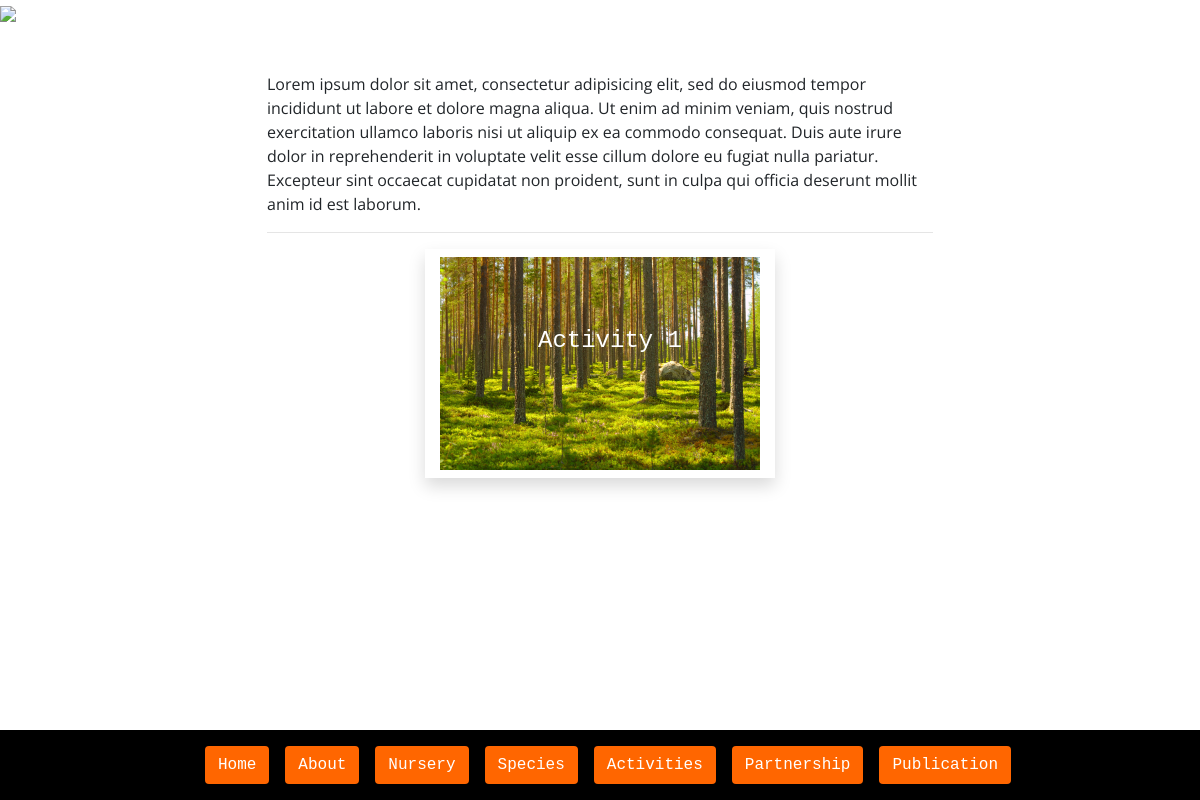
The page /activity/activity_index/ on the database as committed earlier.
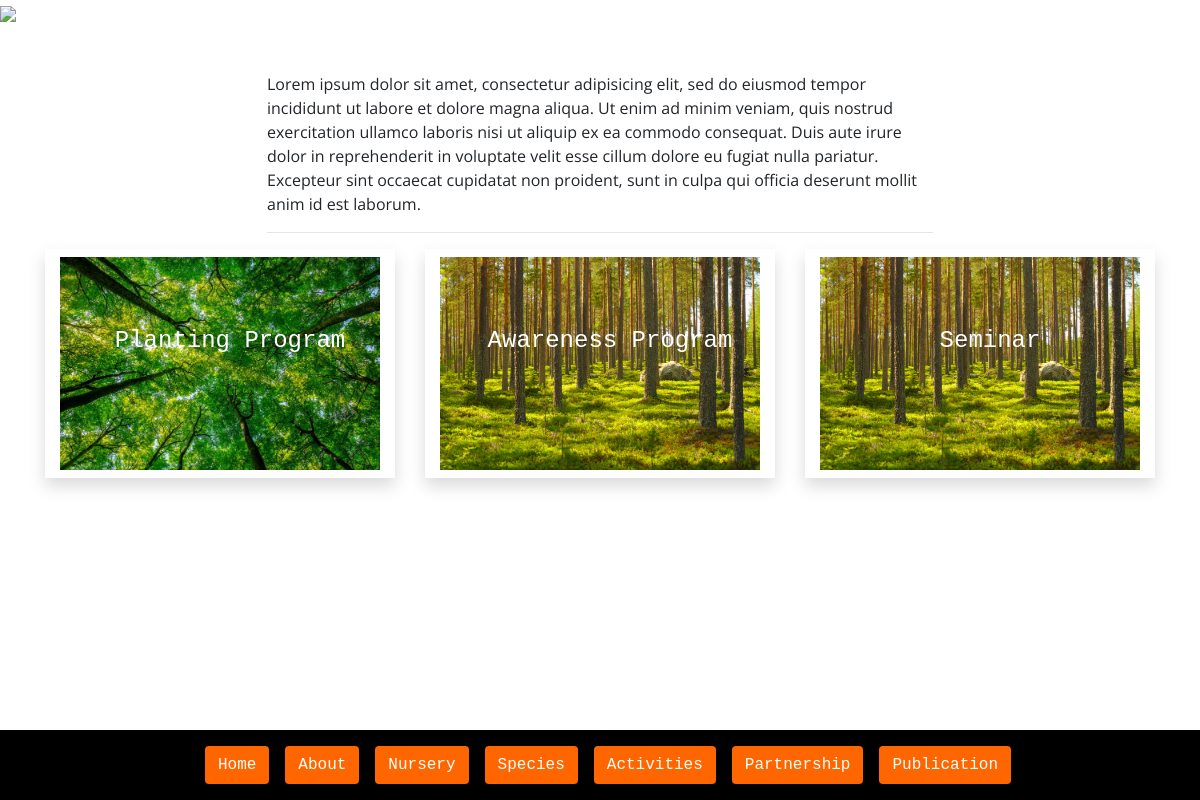
The same page on the database as committed later.
### activity/models.py (models this page shows, shortened)
class Activity(models.Model):
	date_created = models.DateTimeField(auto_now_add=True)
	date_held = models.CharField(max_length=100)
	name = models.CharField(max_length=200)
	location = models.CharField(max_length=100)
	participant = models.CharField(max_length=200)
	description = models.TextField()
	activity_img = models.ImageField('Activity image', null=True, blank=True, upload_to='activity_img/')
	class Meta:
		ordering = ['-date_created']

### activity/views.py (the view)
# urls.py: path('activity_index/', ActivityIndexView.as_view(), name='activity_index'),
class ActivityIndexView(ListView):
	model = Activity
	template_name = 'activity/activity_index.html'

### activity/templates/activity/activity_index.html (shortened to what this page needs)
{% extends 'base_en.html' %}
{% load static %}
{% block content %}
<div class="container-fluid position-relative p-0">
	<img class="w-100" src="{% static 'img/activity_showcase.png' %}">
</div>
<div class="container fade-in mt-4">
	<br>
	<div class="custom-div">
		<p>Lorem ipsum dolor sit amet, consectetur adipisicing elit, sed do eiusmod
		tempor incididunt ut labore et dolore magna aliqua. Ut enim ad minim veniam,
		quis nostrud exercitation ullamco laboris nisi ut aliquip ex ea commodo
		consequat. Duis aute irure dolor in reprehenderit in voluptate velit esse
		cillum dolore eu fugiat nulla pariatur. Excepteur sint occaecat cupidatat non
		proident, sunt in culpa qui officia deserunt mollit anim id est laborum.</p>
		<hr>
	</div>
	<div class="row justify-content-center">
		{% for activity in object_list %}
		<div class="col-sm-4 mb4 hover-overlay">
			<div class="activity-div-1 shadow pt-2 pb-2">
				<a href="{% url 'activity_detail' activity.pk %}">
					<img class="container-fluid" src="{{ activity.activity_img.url }}">
					<div class="container activity-div-2">
						<h4>{{ activity.name }}</h4>
					</div>
				</a>
			</div>
		</div>
		{% endfor %}
	</div>
</div>
{% endblock %}

Rows that differ between the two databases and show on the page:
added Activity: activity_img (picture), name "Planting Program"
added Activity: activity_img (picture), name "Awareness Program"
changed Activity: name "Activity 1" → "Seminar"
